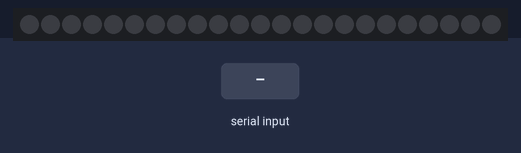
Bench run of a sketch on a simulated Arduino Uno, built with avr-gcc and run on an emulated ATmega328P. On the bench: 23 RGB LEDs in strip order, left to right. The inputs (shaded band) are chosen by the test bench. Dim RGB values are drawn brighter than linear.

Above: at 1.2 s.
1.3 s: "90,45\n" received over Serial
At 1.8 s:
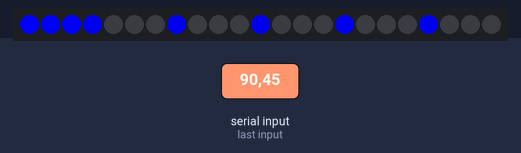
2.8 s: "30,150\n" received over Serial
At 3.4 s:
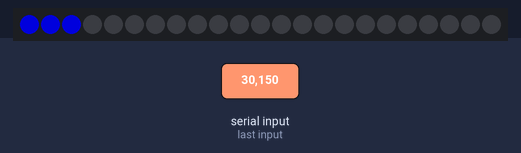
Timing chart, 0 to 5.8 s (numbered marks = the images above; inputs shaded):
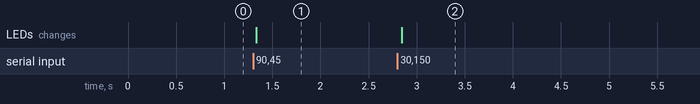

The sketch:

DontTouch.ino
```cpp
/////////////////////////////////////////
///  Glove Code for Don't Touch game  ///
///  by Ramsey Nasser & Kaho for      ///
///  3D Leap Motion Game Jam 2014     ///
/////////////////////////////////////////
/*
Based on following examples:
 -- String to Integer conversion by Tom Igoe
 */
////////////////LIBRARIES////////////////
#include <Adafruit_NeoPixel.h>
////////////////VAIRABLES////////////////
#define PIN 6
Adafruit_NeoPixel strip = Adafruit_NeoPixel(23, PIN, NEO_GRB + NEO_KHZ800);


String inString = "";    // string to hold input
int val;
int row1[] = {
  0,1,2};
int row2[] = {
  3,7,11,15,19};
int row3[] = {
  4,8,12,16,20};
int row4[] = {
  5,9,13,17,21};
int row5[] = {
  6,10,14,18,22};

////////////////SET UP////////////////
void setup() {
  // Open serial communications and wait for port to open:
  Serial.begin(9600);
  // send an intro:
  // Serial.println("\n\nString toInt():");
  // Serial.println();
  strip.begin();
  strip.show(); // Initialize all pixels to 'off'
}

////////////////LOOPY SHIT////////////////
void loop() {
  strip.show();
  // colorWipe(strip.Color(0, 0, 255), 50, 20); // Blue

  // Read serial input:
  while (Serial.available() > 0) {
    int inChar = Serial.read();

    // if you get a newline, print the string,
    // then the string's value:
    if (inChar == '\n') {
      val = 0;
      val = inString.toInt();
      inString = "";
    } else {
      inString += (char)inChar;
    }

  }


    if (val > 0 && val <= 50) {
      for (int i = 0; i<3; i++){
        colorWipe(strip.Color(0, 0, map(val,1, 50, 0, 255)), 50, row1[i]); // Blue
      }
      for (int i = 0; i<5; i++){
        colorWipe(strip.Color(0, 0, 0), 50, row2[i]); // Blue
      }
      for (int i = 0; i<5; i++){
        colorWipe(strip.Color(0, 0, 0), 50, row3[i]); // Blue
      }
      for (int i = 0; i<5; i++){
        colorWipe(strip.Color(0, 0, 0), 50, row4[i]); // Blue
      }
      for (int i = 0; i<5; i++){
        colorWipe(strip.Color(0, 0, 0), 50, row5[i]); // Blue
      }
    }

    else if (val> 50 && val <= 101) {
      for (int i = 0; i<3; i++){
        colorWipe(strip.Color(0, 0, 255), 50, row1[i]); // Blue
      }
      for (int i = 0; i<5; i++){
        colorWipe(strip.Color(0, 0, map(val, 51, 101, 0, 255)), 50, row2[i]); // Blue
      }
      for (int i = 0; i<5; i++){
        colorWipe(strip.Color(0, 0, 0), 50, row3[i]); // Blue
      }
      for (int i = 0; i<5; i++){
        colorWipe(strip.Color(0, 0, 0), 50, row4[i]); // Blue
      }
      for (int i = 0; i<5; i++){
        colorWipe(strip.Color(0, 0, 0), 50, row5[i]); // Blue
      }
    }

    else if (val> 101 && val <= 152) {
      for (int i = 0; i<3; i++){
        colorWipe(strip.Color(0, 0, 255), 50, row1[i]); // Blue
      }
      for (int i = 0; i<5; i++){
        colorWipe(strip.Color(0, 0, 255), 50, row2[i]); // Blue
      }
      for (int i = 0; i<5; i++){
        colorWipe(strip.Color(0, 0, map(val,102, 152, 0, 255)), 50, row3[i]); // Blue
      }
      for (int i = 0; i<5; i++){
        colorWipe(strip.Color(0, 0, 0), 50, row4[i]); // Blue
      }
      for (int i = 0; i<5; i++){
        colorWipe(strip.Color(0, 0, 0), 50, row5[i]); // Blue
      }
    }

    else if (val> 152 && val <= 203) {
      for (int i = 0; i<3; i++){
        colorWipe(strip.Color(0, 0, 255), 50, row1[i]); // Blue
      }
      for (int i = 0; i<5; i++){
        colorWipe(strip.Color(0, 0, 255), 50, row2[i]); // Blue
      }
      for (int i = 0; i<5; i++){
        colorWipe(strip.Color(0, 0, 255), 50, row3[i]); // Blue
      }
      for (int i = 0; i<5; i++){
        colorWipe(strip.Color(0, 0, map(val,153, 203, 0, 255)), 50, row4[i]); // Blue
      }
      for (int i = 0; i<5; i++){
        colorWipe(strip.Color(0, 0, 0), 50, row5[i]); // Blue
      }
    }

    else if (val> 203 && val <= 255) {
      for (int i = 0; i<3; i++){
        colorWipe(strip.Color(0, 0, 255), 50, row1[i]); // Blue
      }
      for (int i = 0; i<5; i++){
        colorWipe(strip.Color(0, 0, 255), 50, row2[i]); // Blue
      }
      for (int i = 0; i<5; i++){
        colorWipe(strip.Color(0, 0, 255), 50, row3[i]); // Blue
      }
      for (int i = 0; i<5; i++){
        colorWipe(strip.Color(0, 0, 255), 50, row4[i]); // Blue
      }
      for (int i = 0; i<5; i++){
        colorWipe(strip.Color(0, 0, map(val,204, 255, 0, 255)),50 , row5[i]); // Blue
      }
    }
}

void colorWipe(uint32_t c, uint8_t wait, int i) {
  strip.setPixelColor(i, c);
  strip.show();
  //delay(10);
}
```

Measured:
- after the input at 1.3 s, the LEDs: change at once (image 1)
- after the input at 2.8 s, the LEDs: change after 0.05 s (image 2)
